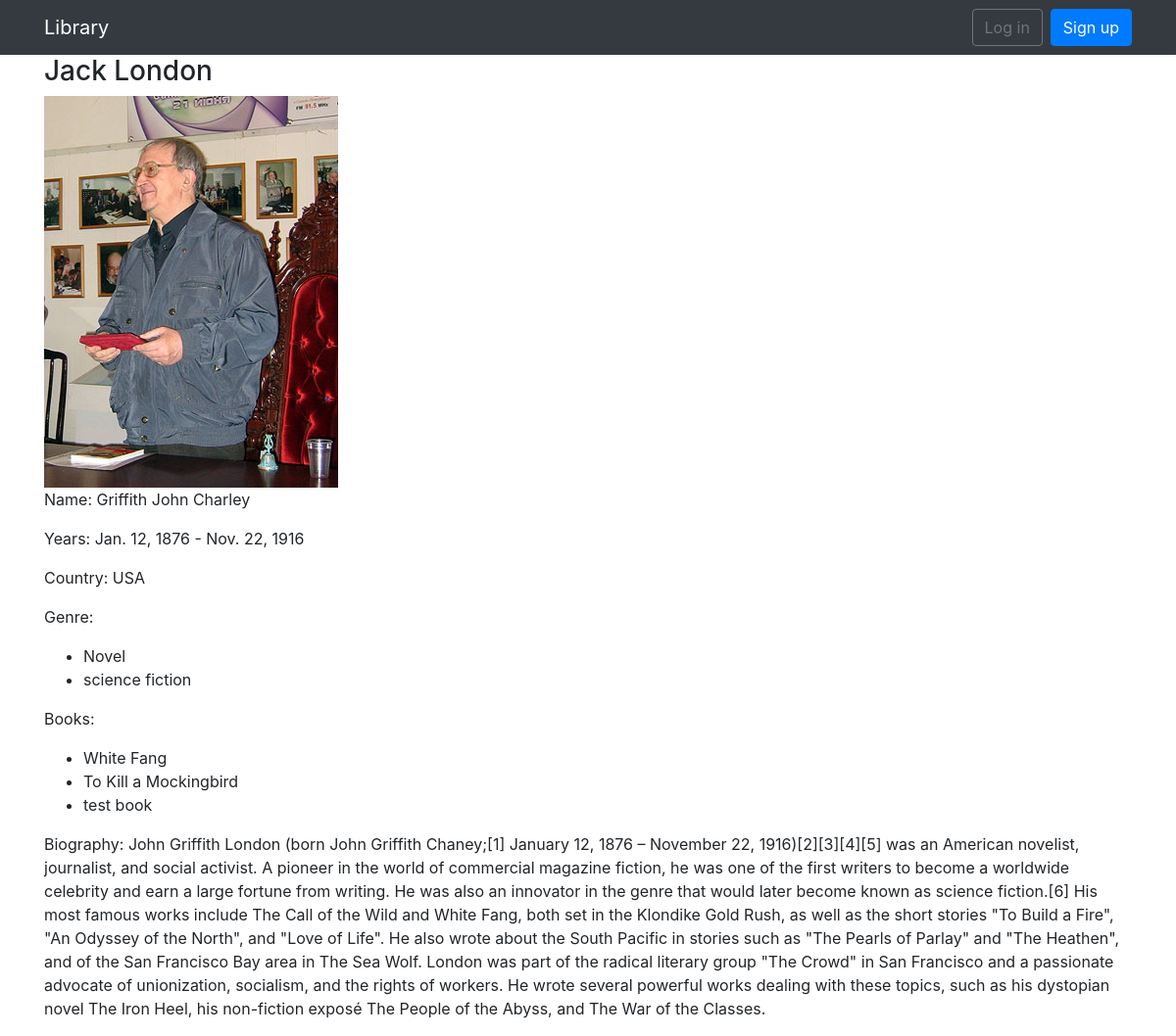
The page /authors/2/ on the database its author committed.
### mylib/models.py (models this page shows, shortened)
class Author(Timestamp):
    first_name = models.CharField(max_length=25)
    second_name = models.CharField(max_length=25)
    middle_name = models.CharField(max_length=25, blank=True)
    pseudonym = models.CharField(max_length=25, blank=True)
    birth_date = models.DateField()
    death_date = models.DateField(blank=True, null=True)
    biography = models.TextField()
    country = models.ForeignKey(Country, on_delete=models.CASCADE)
    genre = models.ManyToManyField(Genre)
    photo = models.ImageField(blank=True, upload_to='author_photo/')
    @property
    def full_name(self):
        return '%s %s %s' % (self.second_name,
                             self.first_name,
                             self.middle_name)
    def short_name(self):
        if self.pseudonym:
            return '{}'.format(self.pseudonym)
        elif self.middle_name:
            return '{} {}. {}.'.format(self.second_name,
                                       self.first_name[0].capitalize(),
                                       self.middle_name[0].capitalize())
        else:
            return '{} {}.'.format(self.second_name,
                                   self.first_name[0].capitalize())
    class Meta:
        ordering = ('second_name',)

class Country(models.Model):
    name = models.CharField(unique=True, max_length=20)
    def __str__(self):
        return self.name

class Genre(models.Model):
    name = models.CharField(unique=True, max_length=20)
    def __str__(self):
        return self.name

class Book(Timestamp):
    title = models.CharField(unique=True, max_length=80)
    year = models.IntegerField()
    number_page = models.IntegerField()
    publishing = models.ForeignKey(PublishingHouse, on_delete=models.CASCADE)
    authors = models.ManyToManyField(Author, through='BookAuthor')
    genre = models.ManyToManyField(Genre)
    description = models.TextField()
    cover = models.ImageField(blank=True, upload_to='book_cover/')
    ratings = GenericRelation(Rating, related_query_name='books')
    def __str__(self):
        return self.title

### mylib/views.py (the view)
# urls.py: path('authors/<int:pk>/', views.AuthorDetailView.as_view(),
class AuthorDetailView(DetailView):
    context_object_name = 'author'
    queryset = Author.objects.all()

### mylib/templates/mylib/author_detail.html
{% extends 'mylib/base.html' %}
{% block content %}
    <h3>{{ author.short_name }}</h3>
    <img src="{{ author.photo.url }}">
    <p>Name: {{ author.full_name }} </p>
    <p>Years: {{ author.birth_date }} - {{ author.death_date }}</p>
    <p>Country: {{ author.country }}</p>
    <p>Genre:
        <ul>{% for g in author.genre.all %}<li>{{ g }}</li>{% endfor %}</ul>
    <p>Books:
        <ul>{% for b in author.book_set.all %}<li>{{ b }}</li>{% endfor %}</ul>
    </p>
    <p>Biography: {{ author.biography }}</p>
{% endblock %}

### mylib/templates/mylib/base.html (shortened to what this page needs)
{% load static %}
<!DOCTYPE html>
<html lang="en">
<head>
    <link rel="stylesheet" href="https://stackpath.bootstrapcdn.com/bootstrap/4.1.3/css/bootstrap.min.css">
    <link rel="stylesheet" href="https://use.fontawesome.com/releases/v5.3.1/css/all.css">
    <link rel="stylesheet" href="{% static 'star-ratings/css/star-ratings.css' %}">
</head>
<body>
    {% block body %}
        <nav class="navbar navbar-expand-lg navbar-dark bg-dark">
          <div class="container">
            <a class="navbar-brand" href="{% url 'book_list' %}">Library</a>
              <div class="collapse navbar-collapse" id="mainMenu">
              {% if user.is_authenticated %}
                <ul class="navbar-nav ml-auto">
                    <li class="nav-item dropdown">
                        <a class="nav-link dropdown-toggle" href="#" id="userMenu" data-toggle="dropdown" aria-haspopup="true" aria-expanded="false">
                            {{ user.username }}
                        </a>
                        <div class="dropdown-menu dropdown-menu-right" aria-labelledby="userMenu">
                            <a class="dropdown-item" href="{% url 'profile' %}">My profile</a>
                            <a class="dropdown-item" href="{% url 'password_change' %}">Change password</a>
                            <div class="dropdown-divider"></div>
                            <a class="dropdown-item" href="{% url 'logout' %}">Log out</a>
                      </div>
                    </li>
                </ul>
              {% else %}
                <form class="form-inline ml-auto">
                  <a href="{% url 'login' %}" class="btn btn-outline-secondary">Log in</a>
                  <a href="{% url 'signup' %}" class="btn btn-primary ml-2">Sign up</a>
                </form>
              {% endif %}
            </div>
          </div>
        </nav>
        <div class="container">
            {% block content %}
            {% endblock content %}
        </div>
    {% endblock body %}
</body>
</html>

### rows shown on the page
Author: short_name "Jack London", photo (picture), full_name "Griffith John Charley", birth_date "Jan. 12, 1876", death_date "Nov. 22, 1916", country "USA", biography "John Griffith London (born John Griffith Chaney;[1] January 12, 1876 – November 22, 1916)[2][3][4][5] was an American novelist, journalist, and social activist. A pioneer in the world of commercial magazine fiction, he was one of the first writers to become a worldwide celebrity and earn a large fortune from writing. He was also an innovator in the genre that would later become known as science fiction.[6] His most famous works include The Call of the Wild and White Fang, both set in the Klondike Gold Rush, as well as the short stories \"To Build a Fire\", \"An Odyssey of the North\", and \"Love of Life\". He also wrote about the South Pacific in stories such as \"The Pearls of Parlay\" and \"The…"
Genre: name "Novel"
Genre: name "science fiction"
Book: title "White Fang"
Book: title "To Kill a Mockingbird"
Book: title "test book"
